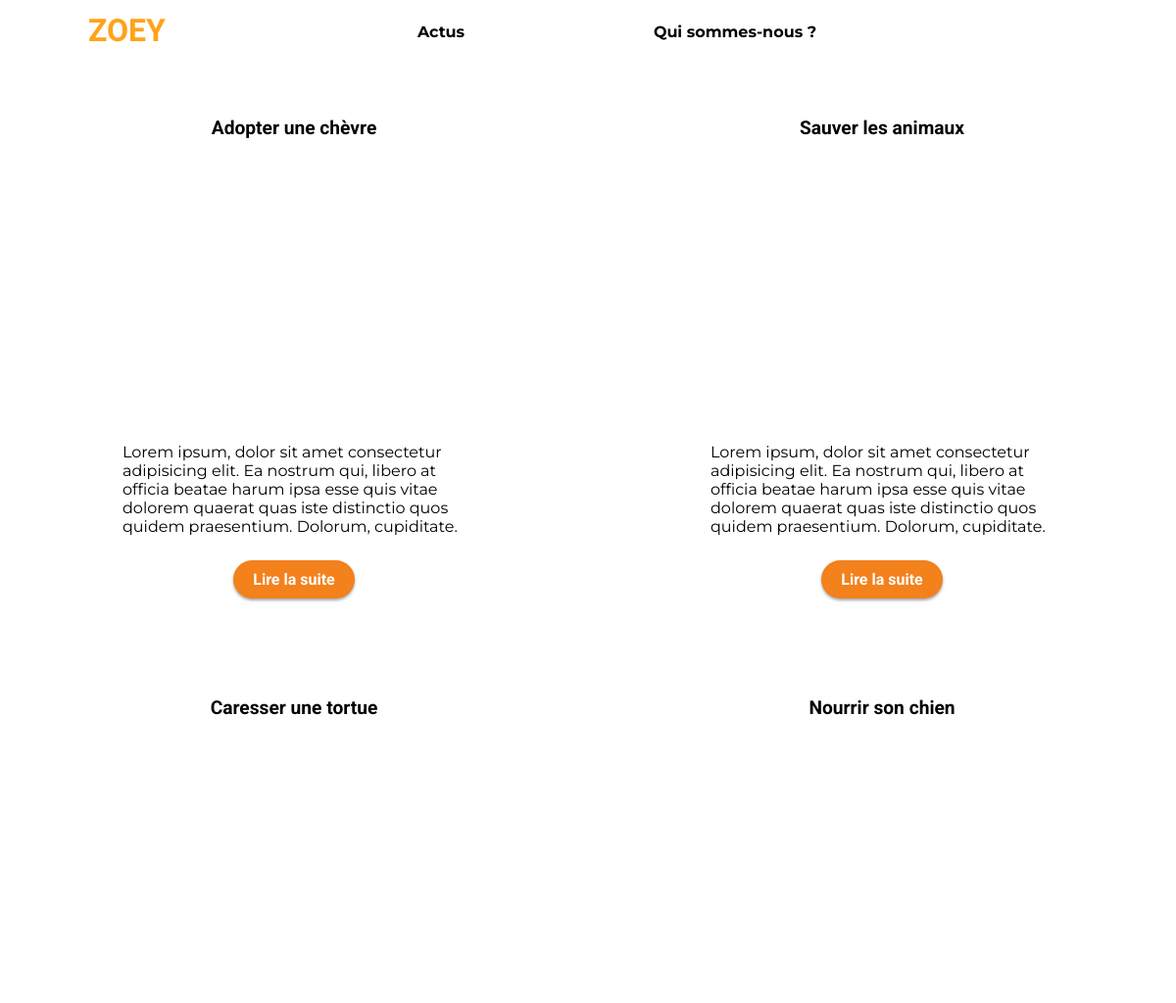
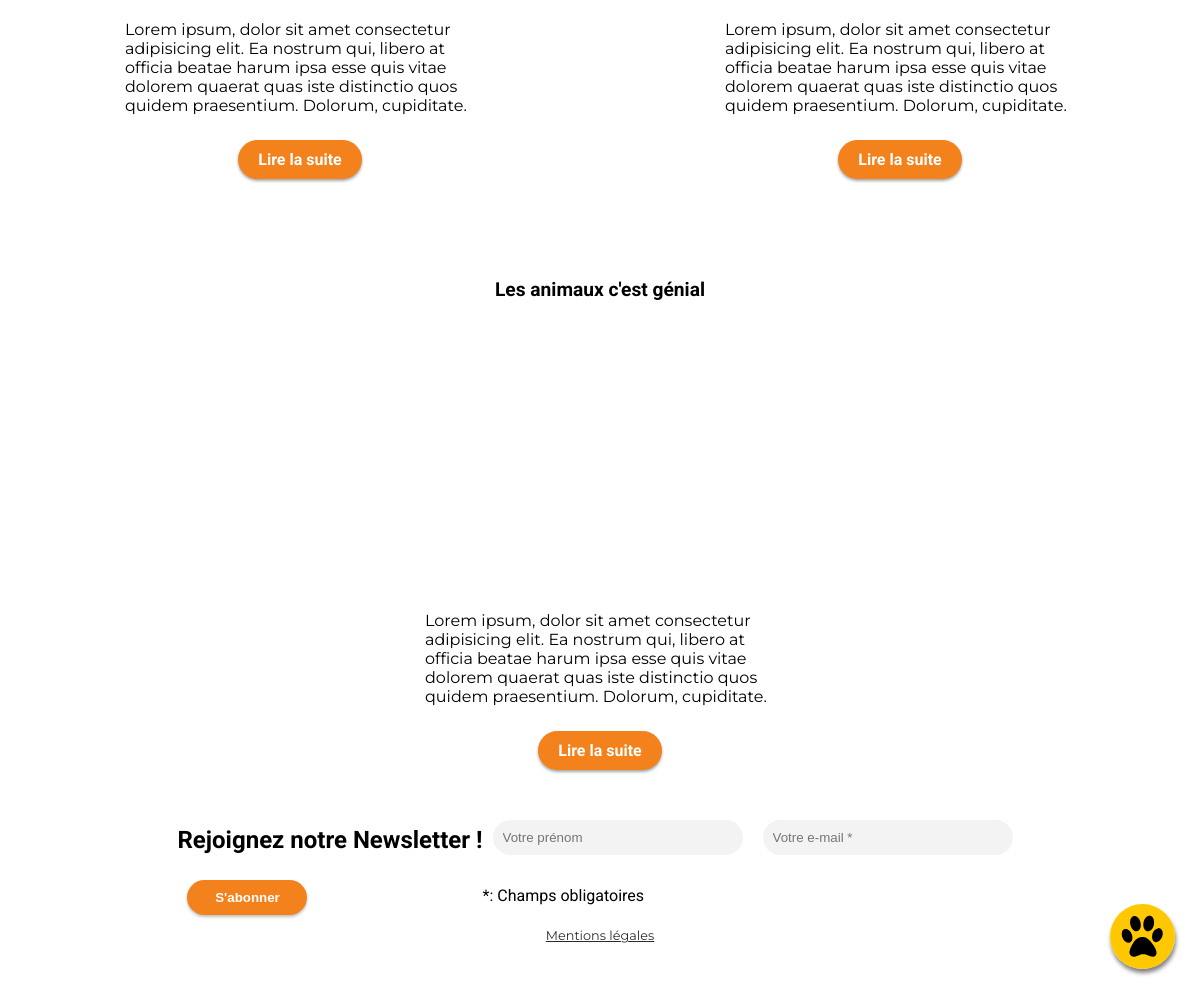
/prod_blog/index.php?action=blog, run on the app's committed database (2 pictures, top to bottom).
### tables this page shows
CREATE TABLE `blog` (
  `id` int(11) NOT NULL,
  `titre` varchar(45) DEFAULT NULL,
  `resume` varchar(255) NOT NULL,
  `texte1` text DEFAULT NULL,
  `url_image` varchar(45) NOT NULL,
  `description_photo` varchar(255) NOT NULL,
  `texte2` text NOT NULL,
  `date_publication` datetime DEFAULT current_timestamp(),
  `fk_idcategorie` int(11) DEFAULT NULL
);

### prod_blog/controller/controller.php (called while the page is built, shortened)
<?php
    require_once(BASE_URL . "model/model.php");
    function printBlog(){
        $blog = getBlog();
        require(BASE_URL . "view/blogView.php");
    }

### prod_blog/model/model.php (called while the page is built, shortened)
<?php
function getBlog(){
        require("PDO.php");
        $db = new PDO ("mysql:host={$host};dbname={$dbname};", $username, $password, array
        (PDO::MYSQL_ATTR_INIT_COMMAND => 'SET NAMES utf8'));
        $sql = "SELECT id, titre, resume, url_image FROM `blog` ORDER BY id DESC";
        $req = $db -> prepare($sql);
        $req -> execute();
        return $req;
}

### prod_blog/view/blogView.php (the view, shortened to what this page needs)
<section>
<?php
while ($article = $blog->fetch())
{
?>
    <article class="contentBlog">
        <div>
            <h1><?= htmlspecialchars($article['titre']) ?></h1>
            <div class="img" style='background-image: url("<?= BASE_URL ?>public/images/blog/<?= htmlspecialchars($article['url_image']) ?>")'></div>
        </div>
        <p><?= nl2br(htmlspecialchars($article['resume'])) ?></p>
        <a class="btn" href="index.php?action=blog&id=<?= htmlspecialchars($article['id']) ?>">Lire la suite</a>
    </article>
<?php
}
?>
</section>
<?php
    $viewContent = ob_get_clean();
    ob_start(); ?>
    <link rel="stylesheet" href="<?= BASE_URL ?>public/css/style_blog.css" />
<?php
    $stylesBlock = ob_get_clean();
    ob_start(); ?>
<?php
    require(BASE_URL . 'public/template/template.php');

### prod_blog/index.php (shortened to what this page needs)
<?php
    require_once("controller/controller.php");
try{
    if (isset($_GET['action'])) {
        if ($_GET['action'] == 'blog') {
            if (isset($_GET['id'])) {
                printArticle();
            }
            else{
                printBlog();
            }
        } else if ($_GET['action'] == 'legal'){
            printLegal();
        } else {
            printPresentation();
        }
    } else {
        printPresentation();
    }
} catch (Exception $e) {
    $errorMsg = $e->getMessage();
    require(BASE_URL . "view/errorView.php");
}

### prod_blog/public/template/template.php (shortened to what this page needs)
<!DOCTYPE html>
<html lang="fr">
<head>
    <link rel="stylesheet" href="<?= BASE_URL ?>public/css/style_old.css">
    <link rel="stylesheet" href="<?= BASE_URL ?>public/css/style.css">
    <?php if (isset($stylesBlock)) echo $stylesBlock ?>
</head>
<body>
    <header><h1><a href="index.php?action=blog">ZOEY</a></h1>
    </header>
    <nav class="menu">
        <div class="menuInner">
            <a href="index.php?action=blog"><img src="<?= BASE_URL ?>public/images/icons/actus.svg" alt="Page actus"><h2>Actus</h2></a>
        </div>
        <div class="menuInner">
            <a href="index.php?action=presentation"><img src="<?= BASE_URL ?>public/images/icons/profil.svg" alt="Page qui sommes-nous ?"><h2>Qui sommes-nous ?</h2></a>
        </div>
    </nav>
    <a class="feed" href=""><img src="<?= BASE_URL ?>public/images/icons/feed.svg" alt=""></a>
    <?= $viewContent ?>
    <?php
    if (isset($printNewsletter) && !$printNewsletter){
        $printNewsletter = true;
    } else {
        ?>
            <form class="newsletter" id="newsletterForm">
                <h1>Rejoignez notre Newsletter !</h1>
                <input type="text" name="prenom" id="newsletterName" placeholder="Votre prénom">
                <input type="email" name="email" id="newsletterMail" placeholder="Votre e-mail *" required>
                <input type="submit" value="S'abonner" id="submitNewsletter">
                <p>*: Champs obligatoires</p>
                <span id="confirmationMessage"></span>
            </form>
        <?php
    }
    ?>
    <div class="legalLink">
        <a href="index.php?action=legal">Mentions légales</a>
    </div>
</body>
</html>

### dev_project/public/css/style.css (style rules this page uses)
body { margin: 0; padding: 0 0 150px 0; display: flex; align-items: center; justify-content: center; flex-direction: column; font-family: "Montserrat", sans-serif; scrollbar-color: #f3811c rgb(230, 230, 230); scrollbar-width: thin; }
input { border: none; background-color: #F3F3F3; border-radius: 25px; padding: 5px 10px; margin: 10px; color: #949393; height: fit-content; height: -moz-fit-content; min-height: 25px; }
input[type="submit"] { width: 120px; height: fit-content; height: -moz-fit-content; background: #f3811c; padding: 10px 20px 10px 20px; font-weight: bold; color: white; box-shadow: 0px 2px 3px 0px rgba(0, 0, 0, 0.25); transition: 0.25s ease-in-out; }
input[name="email"], input[name="prenom"] { width: 230px; }
.btn { font-family: "Roboto", sans-serif; font-size: 1rem; text-decoration: none; text-align: center; color: white; background-color: #f3811c; padding: 10px 20px 10px 20px; height: fit-content; height: -moz-fit-content; width: fit-content; width: -moz-fit-content; border-radius: 20px; box-shadow: 0px 2px 3px 0px rgba(0, 0, 0, 0.35); transition: 0.25s ease-in-out; }
header { display: flex; align-items: center; justify-content: space-between; height: 60px; width: 85vw; padding: 0 5vw; }
header>h1 a { text-decoration: none; font-family: 'Exo 2', sans-serif; margin: 0; color: #FFA319; cursor: pointer; }
.menu { padding: 0; margin: 0; height: 100px; width: 100vw; display: flex; justify-content: center; min-width: 112px; position: fixed; bottom: -10px; z-index: 1000000; }
.feed { z-index: 1000; position: fixed; transform: translate(-50%, 50%); width: 65px; height: 65px; left: 50%; bottom: 105px; border-radius: 100%; box-shadow: 1px 4px 4px rgba(0, 0, 0, 0.5); }
.feed img { height: 100%; width: 100%; }
.menuInner { background-color: white; width: calc(50vw - 54px); height: 100px; display: flex; justify-content: center; }
.menuInner>a { display: flex; flex-direction: column; align-items: center; justify-content: center; text-decoration: none; color: black; height: 100%; width: 50%; }
.menu h2 { margin: 5px 0 0 0; font-size: 0.75rem; text-align: center; white-space: nowrap; }
@media (min-width: 800px) { body { padding: 60px 0 0 0; } }
@media (min-width: 800px) { .newsletter { font-family: "Roboto", sans-serif; display: grid; grid-template-areas: "title title title""a b c""d d d"; justify-content: center; } }
@media (min-width: 800px) { .newsletter h1 { font-size: 1.5rem; } }
@media (min-width: 800px) { .newsletter p { align-self: unset; } }
@media (min-width: 800px) { .feed { left: auto; right: 25px; bottom: 25px; transform: translate(0%, 0%); transition: 0.25s ease-in-out; } }
@media (min-width: 800px) { header { z-index: 1000; top: 0; position: fixed; background-color: rgba(255, 255, 255, 0.75); } }
@media (min-width: 800px) { .menuInner { background-color: initial; height: 100%; width: 25vw; } }
@media (min-width: 800px) { .menuInner>a { transition: 0.25s ease-in-out; } }
@media (min-width: 800px) { .menuInner h2 { font-size: 1rem; } }
@media (min-width: 800px) { .menu { height: 60px; width: 50vw; margin: auto; margin-top: 0; margin-bottom: 0; top: 0; } }
.legalLink { margin-bottom: 50px; }
.legalLink a { color: rgb(44, 44, 44); font-size: 0.8rem; }

### data on the page
blog: titre "Adopter une chèvre", resume "Lorem ipsum, dolor sit amet consectetur adipisicing elit. Ea nostrum qui, libero at officia beatae harum ipsa esse quis vitae dolorem quaerat quas iste distinctio quos quidem praesentium. Dolorum, cupiditate."
blog: titre "Sauver les animaux", resume "Lorem ipsum, dolor sit amet consectetur adipisicing elit. Ea nostrum qui, libero at officia beatae harum ipsa esse quis vitae dolorem quaerat quas iste distinctio quos quidem praesentium. Dolorum, cupiditate."
blog: titre "Caresser une tortue", resume "Lorem ipsum, dolor sit amet consectetur adipisicing elit. Ea nostrum qui, libero at officia beatae harum ipsa esse quis vitae dolorem quaerat quas iste distinctio quos quidem praesentium. Dolorum, cupiditate."
blog: titre "Nourrir son chien", resume "Lorem ipsum, dolor sit amet consectetur adipisicing elit. Ea nostrum qui, libero at officia beatae harum ipsa esse quis vitae dolorem quaerat quas iste distinctio quos quidem praesentium. Dolorum, cupiditate."
blog: titre "Les animaux c'est génial", resume "Lorem ipsum, dolor sit amet consectetur adipisicing elit. Ea nostrum qui, libero at officia beatae harum ipsa esse quis vitae dolorem quaerat quas iste distinctio quos quidem praesentium. Dolorum, cupiditate."
